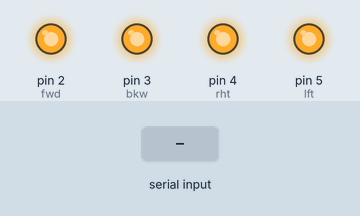
Bench run of a sketch on a simulated Arduino Uno, built with avr-gcc and run on an emulated ATmega328P. Shown: output pins drawn as LEDs (lit = HIGH). Inputs (shaded band) come from the test bench.

Above: at 1.2 s.
1.3 s: "a" received over the second serial link
At 2.5 s:
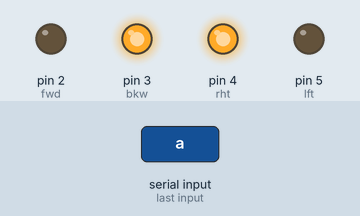
2.8 s: "c" received over the second serial link
At 4.2 s:
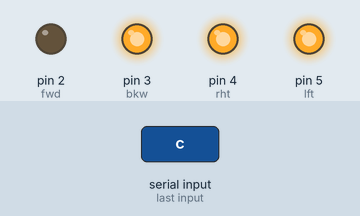
4.8 s: "d" received over the second serial link
At 5.4 s:
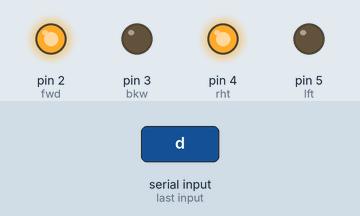
6.3 s: "b" received over the second serial link
At 7.5 s:
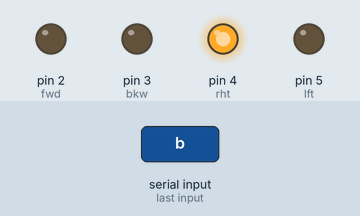
7.8 s: "c" received over the second serial link
At 9.2 s:
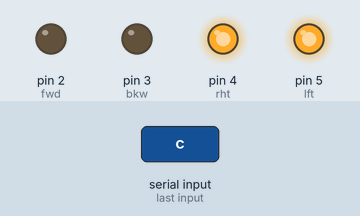
9.8 s: "e" received over the second serial link
At 10.4 s:
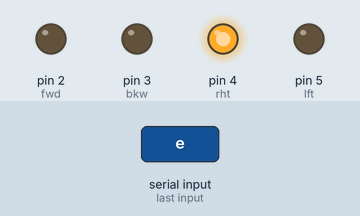
Timing chart, 0 to 12.3 s (numbered marks = the images above; inputs shaded):
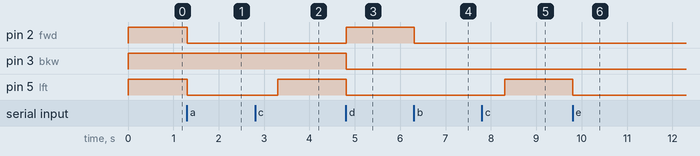

Measured:
- after the input at 1.3 s, pin 2 (fwd), pin 5 (lft): HIGH → LOW at once
- after the input at 2.8 s, pin 5 (lft): LOW → HIGH after 0.50 s
- after the input at 4.8 s, pin 2 (fwd): LOW → HIGH at once; pin 3 (bkw), pin 5 (lft): HIGH → LOW at once
- after the input at 6.3 s, pin 2 (fwd): HIGH → LOW at once
- after the input at 7.8 s, pin 5 (lft): LOW → HIGH after 0.50 s
- after the input at 9.8 s, pin 5 (lft): HIGH → LOW at once

The sketch:

proyectoBluetoothCarro.ino
```cpp
//---
// Move an RC car sending commands to the remote control
//  1  Forward  to pin 2
//  2  Backward to pin 3
//  3  Right    to pin 4
//  4  Left     to pin 5
//---
  #include <SoftwareSerial.h>// import the serial library
String readString;
int fwd = 2; // Azul 13; //2;
int bkw = 3; // Blanco
int rht = 4; // Gris
int lft = 5; // Cafe
SoftwareSerial Genotronex(8, 9); // RX, TX
//int ledpin=13; // led on D13 will show blink on / off
int BluetoothData; // the data given from Computer
void setup() {
    Genotronex.begin(9600);
    pinMode(fwd, OUTPUT);  digitalWrite(fwd, HIGH);
    pinMode(bkw, OUTPUT);  digitalWrite(bkw, HIGH);
    pinMode(rht, OUTPUT);  digitalWrite(rht, HIGH);
    pinMode(lft, OUTPUT);  digitalWrite(lft, HIGH);

    Genotronex.println("Bluetooth On please press 1 or 0 blink LED ..");
 // pinMode(ledpin,OUTPUT);
}

void loop() {
    if (Genotronex.available()){
BluetoothData=Genotronex.read();
   Genotronex.println(BluetoothData);


        if(BluetoothData == 'a') {
             digitalWrite(lft,LOW);
            digitalWrite(fwd, LOW);

        }
        if(BluetoothData == 'b') {
            digitalWrite(fwd, LOW);
            digitalWrite(lft,LOW);
        }
        if(BluetoothData == 'c') {
          digitalWrite(lft,LOW);
          delay(500);
          digitalWrite(lft,HIGH);
          digitalWrite(fwd, LOW);
        }
        if(BluetoothData == 'd') {
           digitalWrite(fwd,HIGH);
           digitalWrite(lft,LOW);

           digitalWrite(bkw, LOW);

        }
        if(BluetoothData == 'e') {
         digitalWrite(lft,LOW);

           digitalWrite(bkw, LOW);
        }
        if(BluetoothData == 'f') {
           digitalWrite(fwd,LOW);
           delay(1000);

        }
        if(BluetoothData == 'g') {
           digitalWrite(fwd,LOW);
           delay(500);
        }
        if(BluetoothData == 'h') {
          digitalWrite(fwd,HIGH);
          digitalWrite(lft,HIGH);
          digitalWrite(bkw,HIGH);
          digitalWrite(rht,HIGH);

        }
        if(BluetoothData == 'i') {
            digitalWrite(bkw,LOW);

        }
        if(BluetoothData == 'j') {
          digitalWrite(bkw,LOW);
          delay(1000);
        }
        if(BluetoothData == 'k') {
         digitalWrite(fwd,LOW);
         digitalWrite(rht,LOW);

        }
        if(BluetoothData == 'l') {
         digitalWrite(fwd,LOW);
         digitalWrite(rht,LOW);
        }
        if(BluetoothData == 'n') {
         digitalWrite(fwd,HIGH);
         digitalWrite(rht,LOW);
        }
        if(BluetoothData == 'm') {
         digitalWrite(bkw,LOW);
         digitalWrite(rht,LOW);
        }
        if(BluetoothData == 'o') {
         digitalWrite(bkw,LOW);
         digitalWrite(rht,LOW);
        }
        readString="";
    }

}
```
